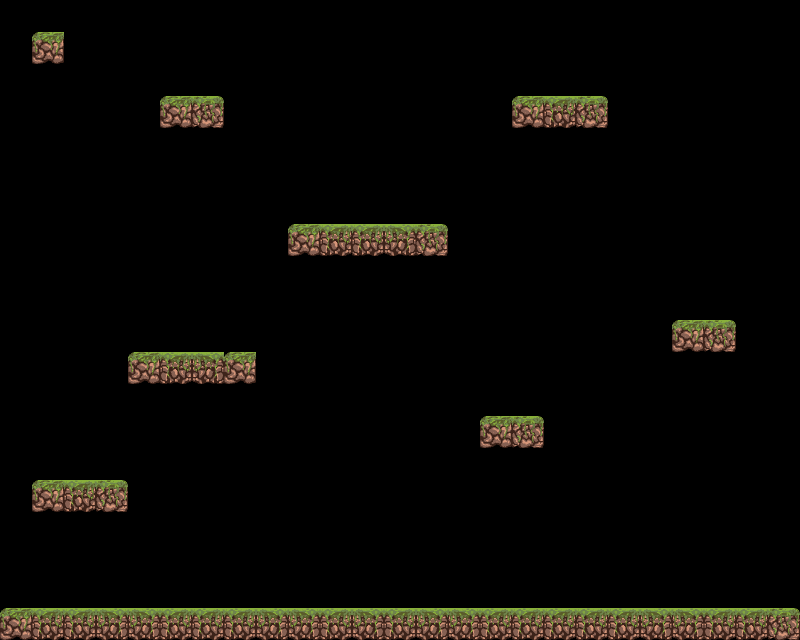

A level layout from a 2D game, rendered from its tile map. Below: a short description, then the map file with its tile-grid data intact:
An orthogonal 25x20 tile map with 32x32 px tiles, 1 tile layer (platforms).

<map version="1.8" tiledversion="1.8.4" orientation="orthogonal" renderorder="right-down" width="25" height="20" tilewidth="32" tileheight="32" infinite="0" nextlayerid="2" nextobjectid="1">
 <editorsettings>
  <export target="level-1.json" format="json" />
 </editorsettings>
 <tileset firstgid="1" name="tileset" tilewidth="32" tileheight="32" tilecount="25" columns="5">
  <image source="tileset.png" width="160" height="160" />
  <tile id="0">
   <properties>
    <property name="collides" type="bool" value="true" />
   </properties>
  </tile>
  <tile id="1">
   <properties>
    <property name="collides" type="bool" value="true" />
   </properties>
  </tile>
  <tile id="2">
   <properties>
    <property name="collides" type="bool" value="true" />
   </properties>
  </tile>
  <tile id="3">
   <properties>
    <property name="collides" type="bool" value="true" />
   </properties>
  </tile>
 </tileset>
 <layer id="1" name="platforms" width="25" height="20">
  <data encoding="csv">
0,0,0,0,0,0,0,0,0,0,0,0,0,0,0,0,0,0,0,0,0,0,0,0,0,
0,1,0,0,0,0,0,0,0,0,0,0,0,0,0,0,0,0,0,0,0,0,0,0,0,
0,0,0,0,0,0,0,0,0,0,0,0,0,0,0,0,0,0,0,0,0,0,0,0,0,
0,0,0,0,0,1,4,0,0,0,0,0,0,0,0,0,1,2,4,0,0,0,0,0,0,
0,0,0,0,0,0,0,0,0,0,0,0,0,0,0,0,0,0,0,0,0,0,0,0,0,
0,0,0,0,0,0,0,0,0,0,0,0,0,0,0,0,0,0,0,0,0,0,0,0,0,
0,0,0,0,0,0,0,0,0,0,0,0,0,0,0,0,0,0,0,0,0,0,0,0,0,
0,0,0,0,0,0,0,0,0,1,2,2,3,4,0,0,0,0,0,0,0,0,0,0,0,
0,0,0,0,0,0,0,0,0,0,0,0,0,0,0,0,0,0,0,0,0,0,0,0,0,
0,0,0,0,0,0,0,0,0,0,0,0,0,0,0,0,0,0,0,0,0,0,0,0,0,
0,0,0,0,0,0,0,0,0,0,0,0,0,0,0,0,0,0,0,0,0,1,4,0,0,
0,0,0,0,1,2,3,1,0,0,0,0,0,0,0,0,0,0,0,0,0,0,0,0,0,
0,0,0,0,0,0,0,0,0,0,0,0,0,0,0,0,0,0,0,0,0,0,0,0,0,
0,0,0,0,0,0,0,0,0,0,0,0,0,0,0,1,4,0,0,0,0,0,0,11,0,
0,0,0,0,0,0,0,0,0,0,0,0,0,0,0,0,0,0,0,0,0,0,0,0,0,
0,1,2,4,0,0,0,0,0,0,0,0,0,0,0,0,0,0,0,0,11,11,11,11,11,
0,0,0,0,0,0,0,0,0,0,0,0,0,0,0,0,0,0,0,0,0,0,0,0,0,
0,0,0,0,0,0,0,0,0,0,0,0,0,0,0,0,0,0,0,0,0,0,0,0,0,
0,0,0,0,0,0,0,0,0,0,0,0,0,0,0,0,0,0,0,0,0,0,0,0,0,
1,2,2,3,3,2,2,2,3,3,2,3,2,3,3,2,2,2,2,2,3,3,2,2,4
</data>
 </layer>
</map>
